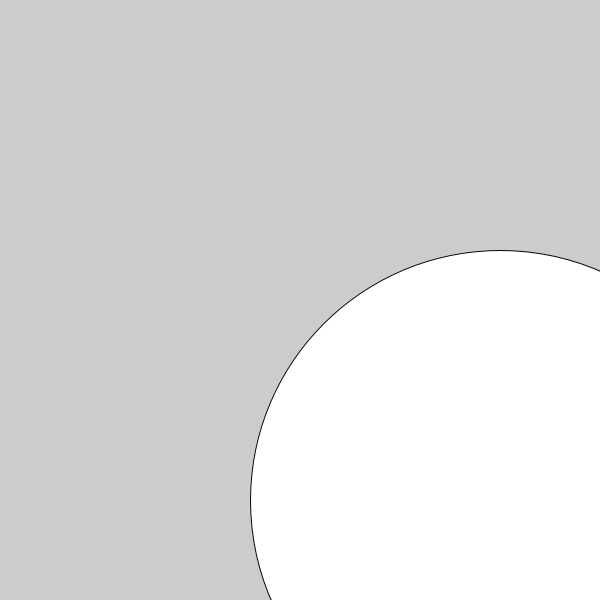
Frame 1 (no input)
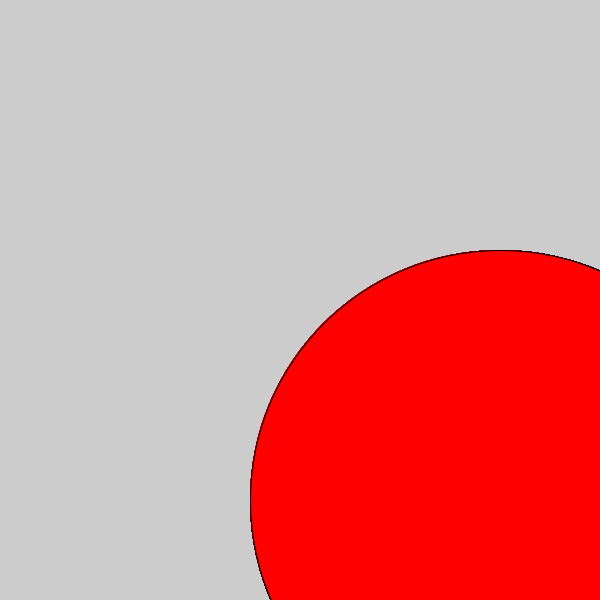
Frame 60 (the mouse pressed at the canvas centre just before this capture)
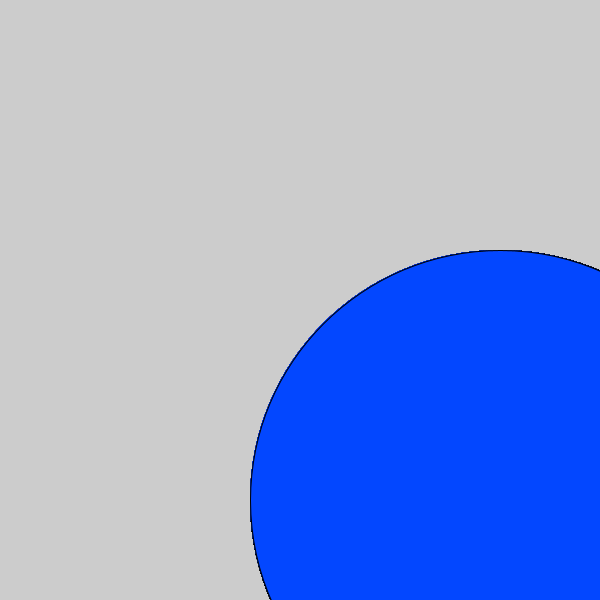
Frame 120 (the mouse held since frame 60 and released just before this capture)

The Processing sketch that drew these frames (run headless with seeded random() and noise(); from frame 60 on, the mouse is pressed at the canvas centre):

// Processing sketch: colorchanger
// ── colorchanger.pde
void setup() {
  size(600,600);
}
void draw() {
  ellipse(500,500,500,500);

if (mousePressed) {
  fill(3,71,255);
} else {
  fill(255,0,0);
}
}
